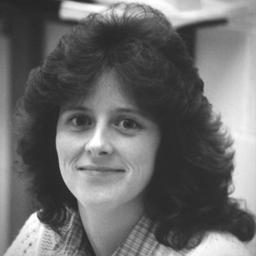
#> input picture img_encryption/images/grey/darkhair.jpg, 256 x 256 px
$ python differencial.py
#> lines starting #> are read from the running program, lines starting #| are printed output that depends on the picture; after the words box and inside, x2 and y2 are one past the last pixel; in counts of white or black regions, pixels touching at a corner belong together
### img_encryption/CDBEA/encrypt.py
# -*-coding:utf-8 -*-

"""
# File       : encrypt.py
# Time       ：2024/10/8 0:14
# Author     ：chenyu
# version    ：python 3.8
# Description：加密算法
"""
from math import floor
import cv2
import numpy as np
import os
from random import uniform
from copy import deepcopy

from CDBEA.utils import img_bit_decomposition, gen_keys
from CDBEA.chaos.PWLCW import PWLCM
from CDBEA.dna import sbn, permutation, DNA_encoding, DNA_decoding, DNA_operation


def encrypt(
        img_path,
        x0=None, h0=None, rounds=None, discard=None,  # keys
        params_path='params.npz',  # the path of saved params
        use_params=False,  # if to use used params
):
    # initialization
    if not use_params:
        x0 = uniform(1e-16, 1 - 1e-16) if not x0 else x0
        h0 = uniform(1e-16, 0.5 - 1e-16) if not h0 else h0
        rounds = 1 if not rounds else rounds
        discard = 1000 if not discard else discard
    else:
        use_params_path = f"./params/{params_path}"
        if os.path.exists(use_params_path):
            params = np.load(use_params_path)
            x0 = params['x0']
            h0 = params['h0']
            rounds = params['rounds']
            discard = params['discard']
        else:
            raise FileNotFoundError(f"can not find the params file: {use_params_path}")

    filename = img_path.split('/')[-1].split('.')
    filename, ext = filename[0], filename[-1]
    encrypt_img_path = f"{filename}_encrypt.png"
    # get img (grey img supported)
    img = cv2.imread(img_path, cv2.IMREAD_GRAYSCALE)
    H, W = img.shape
    length = 4 * 1 * H * W
    print(f"ENCRYPTION: img resolution is {H} * {W}")

    # get params
    keys = {
        'x0': x0,
        'h0': h0,
        'rounds': rounds,
        'discard': discard
    }
    x_list, h_list, d_list = gen_keys(keys)

    bitplanes = img_bit_decomposition(img)  # Image bit plane decomposition
    bitplanes = bitplanes[::-1, :, :]  # reverse
    a1 = bitplanes[:4, :, :].ravel()  # high bits
    a2 = bitplanes[4:, :, :].ravel()  # low bits

    # start to encryption
    for i in range(rounds):
        # gen keys_round
        k = np.array(PWLCM(x_list[i], h_list[i], 2 * length + d_list[i])[d_list[i]:])
        k1, k2 = k[::2], k[1::2]

        k11 = np.round(k1 * 1e8).astype(np.uint8) % 2
        k22 = np.round(k2 * 1e8).astype(np.uint8) % 2
        # decide which rule to use
        rule_num = (sum(k11) + sum(k22)) % 8
        k33 = np.bitwise_xor(k11, k22)
        # confusion:sbn+permutation
        # 单碱基突变
        a1, a2 = sbn(a1, a2, k33)

        # permutation
        k1_index = np.argsort(k1)
        a1, a2 = permutation(a1, a2, k1_index)

        # diffusion:dna operation
        k_op = np.round(k2 * 1e8).astype(np.uint8) % 7

        a_dna = DNA_encoding(a1, a2, rule_num)
        k_dna = DNA_encoding(k11, k22, rule_num)
        a_new_dna = DNA_operation(a_dna, k_dna, k_op)
        a1, a2 = DNA_decoding(a_new_dna, rule_num)

    # composition the encrypted img
    C = np.append(a1, a2).reshape(8, H, W)
    res = np.zeros((H, W), dtype=np.uint8)
    for i in range(8):
        tmp = C[i, :, :] << i
        res = cv2.bitwise_or(res, tmp)

    if not os.path.exists('./result'):
        os.mkdir('./result')
    # save img
    save_path = os.path.join('./result', encrypt_img_path)
    cv2.imwrite(save_path, res)

    # save params
    if not use_params:
        if not os.path.exists('./params'):
            os.mkdir('./params')
        np.savez(f'./params/{params_path}', x0=x0, h0=h0, rounds=rounds, discard=discard)
    print("ENCRYPTION DONE!")
    return res, save_path


# [3 lines that do not run on import are left out]

### img_encryption/CDBEA/chaos/PWLCW.py
# -*-coding:utf-8 -*-

"""
# File       : PWLCW
# Time       ：2024/10/7 0:52
# Author     ：chenyu
# version    ：python 3.8
# Description：
"""
# chaotic map
# x0:init value; h:control para; num:len of the seq
def PWLCM(x0, h, num):
    pwlcm = [0] * num
    pwlcm[0] = x0
    for i in range(1, num):
        if 0 < pwlcm[i - 1] < h:
            pwlcm[i] = pwlcm[i - 1] / h
        elif h <= pwlcm[i - 1] < 0.5:
            pwlcm[i] = (pwlcm[i - 1] - h) / (0.5 - h)
        elif 0.5 <= pwlcm[i - 1] < 1 - h:
            pwlcm[i] = (1 - pwlcm[i - 1] - h) / (0.5 - h)
        elif 1 - h <= pwlcm[i - 1] < 1:
            pwlcm[i] = (1 - pwlcm[i - 1]) / h
        else:
            raise ValueError("xi must be in [0, 1]")
    return pwlcm


# [3 lines that do not run on import are left out]

### img_encryption/CDBEA/utils.py
# -*-coding:utf-8 -*-

"""
# File       : utils
# Time       ：2024/10/8 0:15
# Author     ：chenyu
# version    ：python 3.8
# Description：
"""
import cv2
from numpy import uint8, zeros
from math import floor

from CDBEA.chaos.PWLCW import PWLCM

# Image bit plane decomposition
def img_bit_decomposition(img):
    m, n = img.shape
    r = zeros((8, m, n), dtype=uint8)
    for i in range(8):
        r[i, :, :] = cv2.bitwise_and(img, 2 ** i)
        mask = r[i, :, :] > 0
        r[i, mask] = 1
    return r

def gen_keys(keys):
    x0, h0, rounds, discard = keys['x0'], keys['h0'], keys['rounds'], keys['discard']
    # use chaos map to gen key_gen
    x_list = []
    h_list = []
    d_list = []
    seq = PWLCM(x0, h0, discard + rounds * 3)[discard:]
    for i in range(rounds):
        x_list.append(seq[i * 3])
        h_list.append(seq[i * 3 + 1] / 2)
        d_list.append(floor(seq[i * 3 + 2] * 1e14) % 900 + 100)
    return x_list, h_list, d_list

### img_encryption/CDBEA/dna.py
# -*-coding:utf-8 -*-

"""
# File       : operator
# Time       ：2024/10/7 19:20
# Author     ：chenyu
# version    ：python 3.8
# Description：DNA算子
"""
import numpy as np
import copy as deepcopy

# 编码规则 A,C,G,T:0,1,2,3
Rules = [
    [0, 1, 2, 3],
    [0, 2, 1, 3],
    [3, 1, 2, 0],
    [3, 2, 1, 0],
    [1, 0, 3, 2],
    [1, 3, 0, 2],
    [2, 0, 3, 1],
    [2, 3, 0, 1]
]

# operator:0-6
# addition subtraction multiplication exclusive-or/nor
# 左移 右移
Operator = np.array([
    [
        [1, 0, 3, 2],
        [0, 1, 2, 3],
        [3, 2, 1, 0],
        [2, 3, 0, 1]
    ],
    [
        [1, 2, 3, 0],
        [0, 1, 2, 3],
        [3, 0, 1, 2],
        [2, 3, 0, 1]
    ],
    [
        [3, 2, 0, 1],
        [2, 3, 1, 0],
        [1, 0, 3, 2],
        [0, 1, 2, 3]
    ],
    [
        [0, 1, 2, 3],
        [1, 0, 3, 2],
        [2, 3, 0, 1],
        [3, 2, 1, 0]
    ],
    [
        [3, 2, 1, 0],
        [2, 3, 0, 1],
        [1, 0, 3, 2],
        [0, 1, 2, 3]
    ],
    [
        [0, 1, 2, 3],
        [1, 2, 3, 0],
        [2, 3, 0, 1],
        [3, 0, 1, 2]
    ],
    [
        [0, 3, 2, 1],
        [1, 0, 3, 2],
        [2, 1, 0, 3],
        [3, 2, 1, 0]
    ]
])

# 单碱基突变
def sbn(arr1, arr2, swap_mask):
    # 确保输入数组的长度相同
    if len(arr1) != len(arr2) or len(arr1) != len(swap_mask):
        raise ValueError("所有数组必须具有相同的长度")
    # 将 01 数组转换为布尔数组
    swap_mask = swap_mask.astype(bool)
    # 创建输出数组
    new_arr1 = np.copy(arr1)
    new_arr2 = np.copy(arr2)

    # 根据布尔掩码进行互换
    new_arr1[swap_mask], new_arr2[swap_mask] = arr2[swap_mask], arr1[swap_mask]

    return new_arr1, new_arr2

# permutation
def permutation(l1, l2, l_idx):
    # 绑定数组并根据下标数组进行置换
    combined = np.stack((l1, l2), axis=0)
    new_array = np.empty_like(combined)
    new_array[:, l_idx] = combined
    a, b = new_array
    return a, b

# permutation_reverse
# [8 lines left out: function permutation_reverse, not called in this run]


def DNA_encoding(l1, l2, r):
    x = l1 * 2 + l2
    assert max(x) < 4
    rule = np.array(Rules[r])
    result = rule[x]
    return result


def DNA_decoding(x, r):
    assert max(x) < 4
    rule = Rules[r]
    x = np.array([rule.index(i) for i in x], dtype=np.uint8)
    high_bits = (x//2)%2
    low_bits = x%2
    return high_bits, low_bits


# DNA 运算
def DNA_operation(l1, l2, l_op):
    # 获取每个操作的结果
    l_new = np.array([Operator[op][l1[i]][l2[i]] for i, op in enumerate(l_op)])
    return l_new

### img_encryption/analysis/differencial.py
# 原代码地址：https://blog.csdn.net/qq_41137110/article/details/115675014

import cv2
import numpy as np
import matplotlib.pyplot as plt
from CDBEA.encrypt import encrypt
from os import remove
# from BCIEA.encrypt import encrypt
# from teng.encrypt import encrypt

'''
计算像素数变化率
'''


def NPCR(img1, img2):
    w, h, = img1.shape

    # 图像通道拆分
    # 返回数组的排序后的唯一元素和每个元素重复的次数
    ar, num = np.unique((img1 != img2), return_counts=True)
    npcr = (num[0] if ar[0] == True else num[1])/(w*h)

    return npcr


'''
两张图像之间的平均变化强度
'''


def UACI(img1, img2):
    h, w = img1.shape
    # 元素为uint8类型取值范围：0到255
    # 强制转换元素类型，为了运算
    img1 = img1.astype(np.int16)
    img2 = img2.astype(np.int16)

    sum = np.sum(abs(img1-img2))
    uaci = sum/255/(w*h)

    return uaci


def differencial(img_path):
    img_path_2 = img_path.rsplit('.', 1)[0] + '_differencial.png'
    # print(img_path_2)
    img = cv2.imread(img_path, cv2.IMREAD_GRAYSCALE)
    img[0][0] = img[0][0] ^ 2**4  # 修改第一个像素值的第5位
    cv2.imwrite(img_path_2, img)
    img1, _ = encrypt(img_path)
    img2, _ = encrypt(img_path_2)
    npcr = NPCR(img1, img2)
    print('=================差分攻击=================')
    # 百分数表示，保留小数点后4位
    print('PSNR:\t{:.4%}'.format(npcr))

    uaci = UACI(img1, img2)
    # 百分数表示，保留小数点后4位
    print('UACI:\t{:.4%}'.format(uaci))
    remove(img_path_2)
    # remove(img_path_2.rsplit('.', 1)[0] + '_encrypt.png')


if __name__ == '__main__':
    # [6 lines of commented-out code are left out]
    img_path = '../images/grey/darkhair.jpg'
    differencial(img_path)
#> in differencial, img is the input picture: shape (256, 256); min 32, max 255, mean 107.8
#> in differencial, `img[0][0] = img[0][0] ^ 2**4`: img: shape (256, 256); under 0.01% of pixels changed, all inside (x1, y1, x2, y2) = (0, 0, 1, 1)
#| ENCRYPTION: img resolution is 256 * 256
#> the loop in encrypt, `for i in range(8):` made 8 passes
#> pass 1, in encrypt, `tmp = C[i, :, :] << i`:
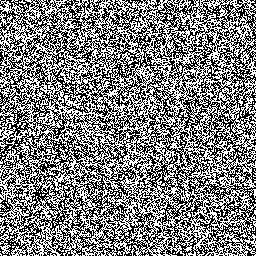
#> tmp: shape (256, 256); values 0 (black) and 1 (white), 50.1% white; black in thin lines or dots
#| ENCRYPTION: img resolution is 256 * 256
#> the loop in encrypt (call 2), `for i in range(rounds):` made 1 pass
#> rule_num on pass 1: 6
#> in NPCR, `ar, num = np.unique((img1 != img2), return_counts=True)`: ar = [False, True]; num = [239, 65297]
#> in NPCR, `npcr = (num[0] if ar[0] == True else num[1])/(w*h)`: npcr = 0.996
#| PSNR:	99.6353%
#> in UACI, `sum = np.sum(abs(img1-img2))`: sum = 5581504
#> in UACI, `uaci = sum/255/(w*h)`: uaci = 0.334
#| UACI:	33.3988%
    img_path = '../images/grey/livingroom.jpg'
    differencial(img_path)
#> call 2 of differencial, with img_path = '../images/grey/livingroom.jpg'
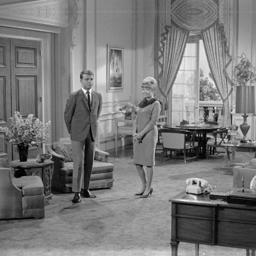
#> input picture img_encryption/images/grey/livingroom.jpg, 256 x 256 px
#> in differencial, img is the input picture: shape (256, 256); min 0, max 255, mean 120.9
#> call 3 of encrypt, with img_path = '../images/grey/livingroom.jpg', params_path = 'params.npz', use_params = False
#| ENCRYPTION: img resolution is 256 * 256
#> the loop in encrypt (call 3), `for i in range(rounds):` made 1 pass
#> rule_num on pass 1: 3
#> after the loop in encrypt (call 3), `for i in range(8):`:
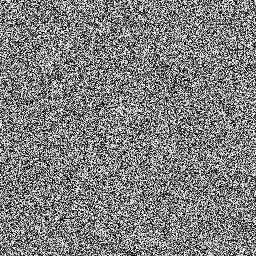
#> res: shape (256, 256); min 0, max 255, mean 127.5
#> call 4 of encrypt, with params_path = 'params.npz', use_params = False
#| ENCRYPTION: img resolution is 256 * 256
#> the loop in encrypt (call 4), `for i in range(rounds):` made 1 pass
#> rule_num on pass 1: 4
#> after the loop in encrypt (call 4), `for i in range(8):`:
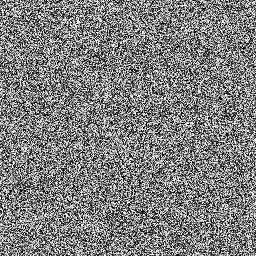
#> res: shape (256, 256); min 0, max 255, mean 127.2
#| PSNR:	99.6429%
#> in differencial (call 2), `uaci = UACI(img1, img2)`: uaci = 0.335
#| UACI:	33.4507%
    img_path = '../images/grey/mandril.jpg'
    differencial(img_path)
#> call 3 of differencial, with img_path = '../images/grey/mandril.jpg'
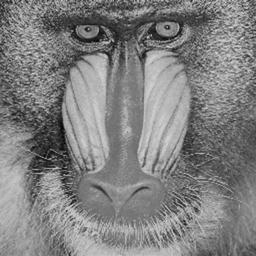
#> input picture img_encryption/images/grey/mandril.jpg, 256 x 256 px
#> in differencial, img is the input picture: shape (256, 256); min 0, max 223, mean 128.5
#| ENCRYPTION: img resolution is 256 * 256
#> the loop in encrypt (call 5), `for i in range(rounds):` made 1 pass
#> rule_num on pass 1: 0
#> after the loop in encrypt (call 5), `for i in range(8):`:
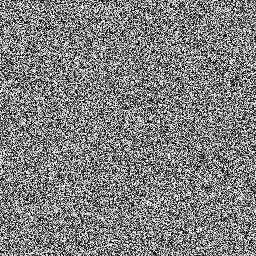
#> res: shape (256, 256); min 0, max 255, mean 127.6
#| ENCRYPTION: img resolution is 256 * 256
#> the loop in encrypt (call 6), `for i in range(rounds):` made 1 pass
#> rule_num on pass 1: 7
#> after the loop in encrypt (call 6), `for i in range(8):`:
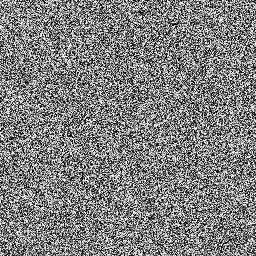
#> res: shape (256, 256); min 0, max 255, mean 127.5
#| PSNR:	99.6262%
#> in differencial (call 3), `uaci = UACI(img1, img2)`: uaci = 0.334
#| UACI:	33.4227%
